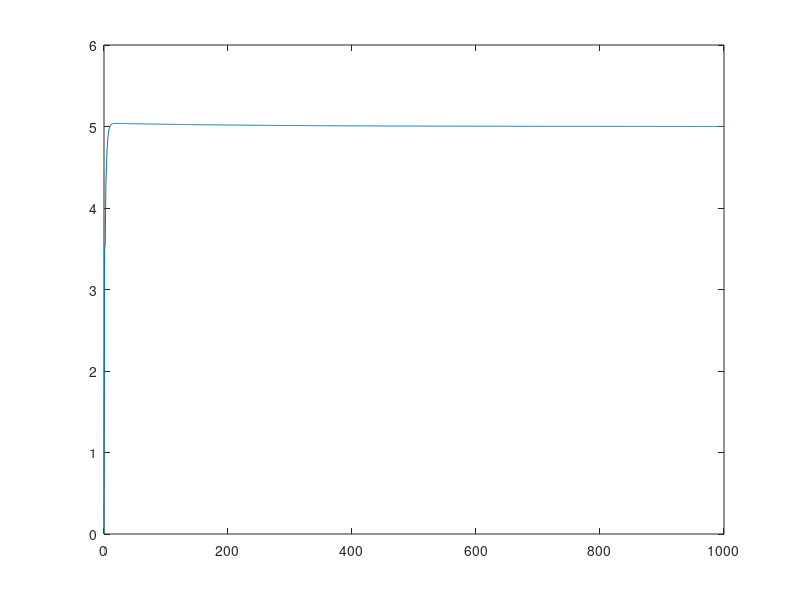

Write MATLAB code to recreate this figure.
clear 
clc
% -------------------------- 以放水漏水为例 -------------------------------- 
h0=0;
H=5;
error=H-h0;% 初始差值
sumError=0; % 积分
error0=0; % 前一个差值
dt=0.1; % 时间间隔
T=1000; % 总时间
t=linspace(0,T-1,T); % 时间轴
h=zeros(1,length(t)); % 位置/水位
Kp=0.5;
Ki=0.02;
Kd=0.02;
hleak=0.1;    % 漏水/s
for i = 2:length(h)
%     tt=t(i);
    sumError=sumError+error;    %积分
    error=H-h(i-1); % 目标水位-当前水位
    derror=error-error0; % 差值微分
    h(i)=h(i-1)+Kp*error-hleak*dt+Ki*sumError*dt+Kd*derror/dt; % 当前水位
    error0=error; % 赋值
end
figure
plot(t,h)
%%%%%%%%%%%%%%%%%%%%%%%%%%%%%%%%%%%%%%%%%%
%       只需要PI即可使之收敛于目标值       %
%%%%%%%%%%%%%%%%%%%%%%%%%%%%%%%%%%%%%%%%%%
